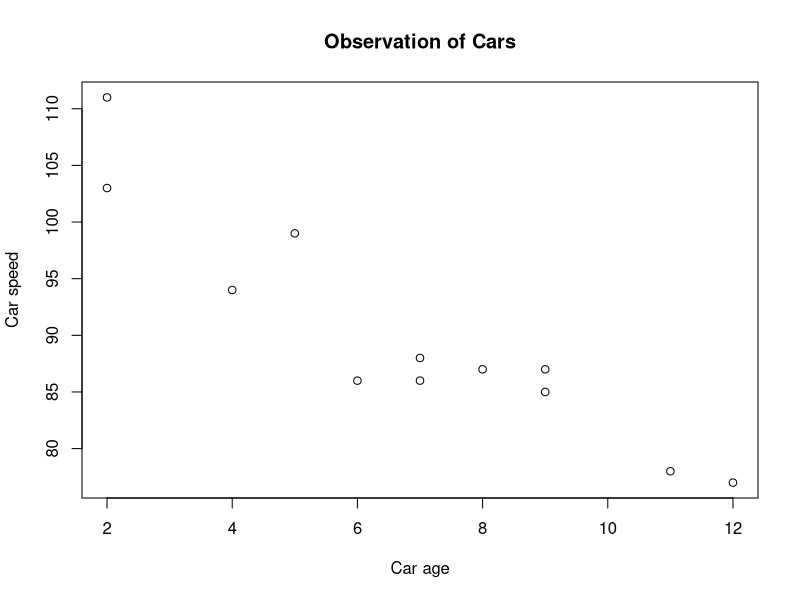
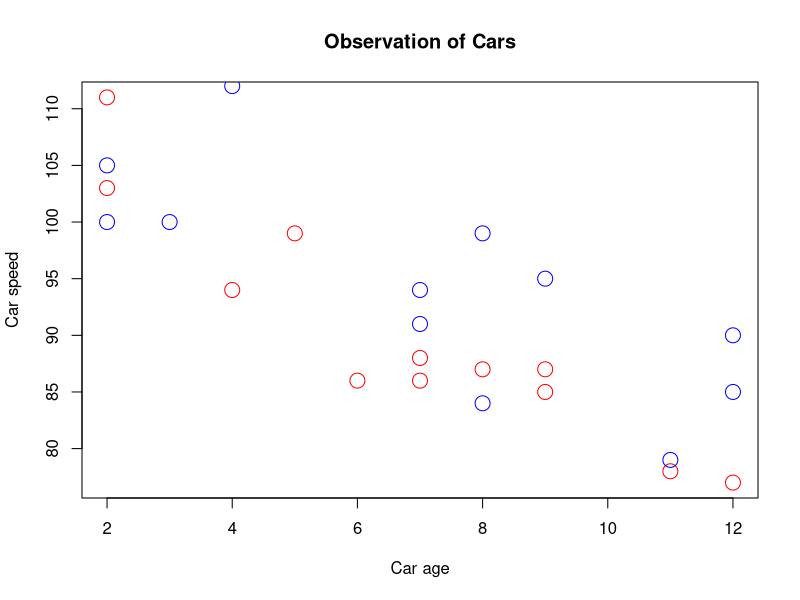

Reproduce these figures in R, in order.
 # we created a graph and named it as main 
 # By using main 

 x <- c(5,7,8,7,2,2,9,4,11,12,9,6)
y <- c(99,86,87,88,111,103,87,94,78,77,85,86)

plot(x, y, main="Observation of Cars", xlab="Car age", ylab="Car speed")

# Comparing the points

# day one, the age and speed of 12 cars:
x1 <- c(5,7,8,7,2,2,9,4,11,12,9,6)
y1 <- c(99,86,87,88,111,103,87,94,78,77,85,86)

# day two, the age and speed of 15 cars:
x2 <- c(2,2,8,1,15,8,12,9,7,3,11,4,7,14,12)
y2 <- c(100,105,84,105,90,99,90,95,94,100,79,112,91,80,85)

plot(x1, y1, main="Observation of Cars", xlab="Car age", ylab="Car speed", col="red", cex=2)
points(x2, y2, col="blue", cex=2)
